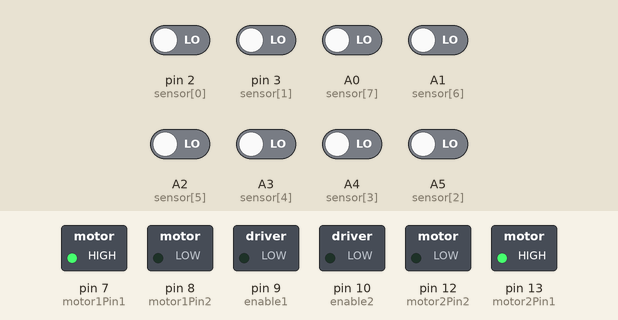
This sketch was run on a simulated Arduino Uno, built with avr-gcc and run on an emulated ATmega328P. Shown: switched loads named in the sketch (green lamp = pin HIGH). The test bench sets the inputs (shaded band); at power-on: A0 (sensor[7]), A1 (sensor[6]), A2 (sensor[5]), A3 (sensor[4]), A4 (sensor[3]), A5 (sensor[2]), pin 2 (sensor[0]), pin 3 (sensor[1]) LOW.

Above: at 1.2 s.
1.3 s: pin 2 (sensor[0]) driven HIGH
4.3 s: A2 (sensor[5]) driven HIGH
7.3 s: pin 3 (sensor[1]) driven HIGH
10.3 s: A0 (sensor[7]) driven HIGH
13.3 s: A5 (sensor[2]) driven HIGH
At 13.8 s:
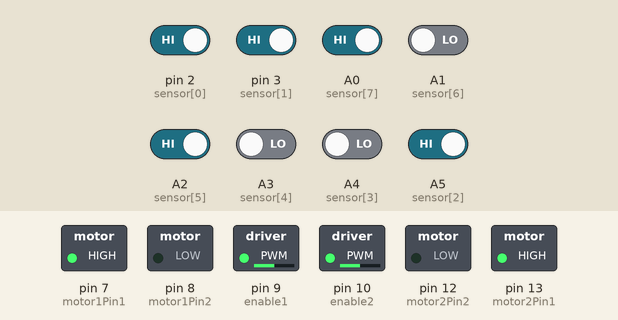
14.8 s: A1 (sensor[6]) driven HIGH
At 15.18 s:
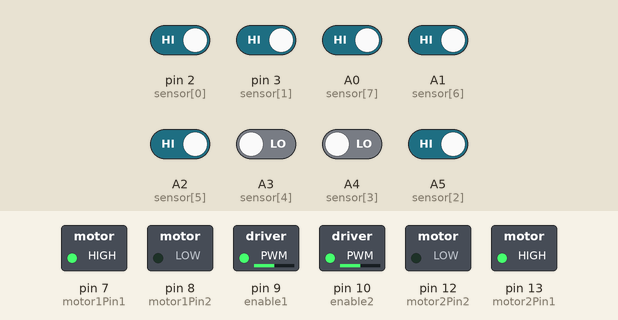
Timing chart, 0 to 18.8 s (numbered marks = the images above; inputs shaded):
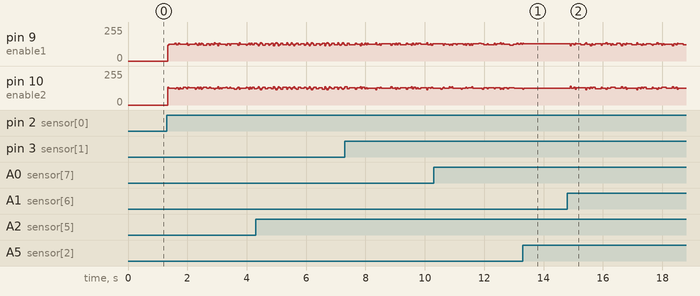

The sketch:

lineFollowerFinal.ino
```cpp
#define NUM_SENSORS 8     //number of sensors used
#define MIN_SPEED 200     //min speed
#define MAX_SPEED 255     //max speed
int sensor[NUM_SENSORS] = {2, 3, A5, A4, A3, A2, A1, A0}; //1, 2, 3, 4, 5, 6, 7, 8 sensor pins

int enable1 = 9;  // Enable Pin for motor 1
int enable2 = 10; // Enable Pin for motor 2

int motor1Pin1 = 7; //motor left
int motor1Pin2 = 8;
int motor2Pin1 = 13; //motor right
int motor2Pin2 = 12;

void setup() {
  pinMode(enable1, OUTPUT);
  pinMode(enable2, OUTPUT);

  pinMode(motor1Pin1, OUTPUT);
  pinMode(motor1Pin2, OUTPUT);
  pinMode(motor2Pin1, OUTPUT);
  pinMode(motor2Pin2, OUTPUT);

  for (int i = 0; i < NUM_SENSORS; i++)
    pinMode(sensor[i], INPUT);
  setMotors(0, 0);
}

int lastSpeed = 0;

void loop() {
  int sensorValues[NUM_SENSORS];
  int isOut = 0;

  for (int i = 0; i < NUM_SENSORS; i++) {
    sensorValues[i] = digitalRead(sensor[i]);
    isOut += sensorValues[i];
  }

  int motorSpeed = 500 * sensorValues[0] + 200 * sensorValues[1] + 100 * sensorValues[2]
                   - 100 * sensorValues[5] - 200 * sensorValues[6] - 500 * sensorValues[7];
  motorSpeed = 2 * motorSpeed + 5 * (motorSpeed - lastSpeed);
  lastSpeed = motorSpeed;

  if (isOut == 0 && lastSpeed == 0) //off track
    setMotors(0, 0);
  else {
    int leftMotorSpeed = MIN_SPEED + motorSpeed;
    int rightMotorSpeed = MIN_SPEED - motorSpeed;

    // set motors speed using the two variables above
    setMotors(leftMotorSpeed, rightMotorSpeed);
  }
}

void setMotors(int motor1Speed, int motor2Speed) {
  //make sure to not exceed the lower and upper bounds
  if (motor1Speed > MAX_SPEED) motor1Speed = MAX_SPEED;
  if (motor2Speed > MAX_SPEED) motor2Speed = MAX_SPEED;
  if (motor1Speed < 0) motor1Speed = 0;
  if (motor2Speed < 0) motor2Speed = 0;

  analogWrite(enable1, motor1Speed);
  analogWrite(enable2, motor2Speed);

  digitalWrite(motor1Pin1, HIGH);
  digitalWrite(motor1Pin2, LOW);
  digitalWrite(motor2Pin1, HIGH);
  digitalWrite(motor2Pin2, LOW);
}
```

Measured:
- after the input at 13.3 s, pin 9 (enable1): goes on until 13.3 s, then stays 128/255; pin 10 (enable2): goes on until 13.3 s, then stays 126/255
